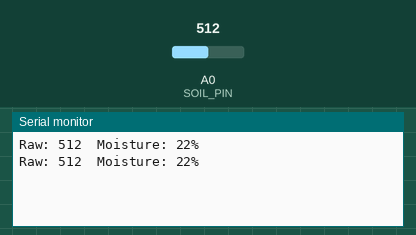
A sketch run on a simulated Arduino Uno, built with avr-gcc and run on an emulated ATmega328P. Shown: the last lines printed to the serial monitor. Inputs (shaded band) come from the test bench; at power-on: A0 (SOIL_PIN) = 512.

Above: at 1.8 s.
1.9 s: A0 (SOIL_PIN) set to 716
At 2.6 s:
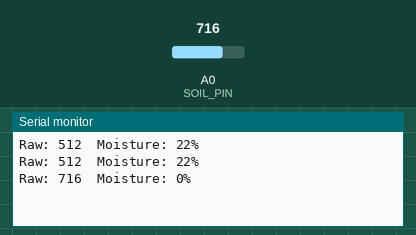
3.4 s: A0 (SOIL_PIN) set to 900
At 4.8 s:
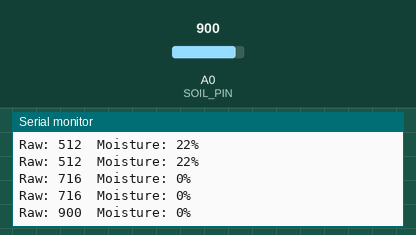
Timing chart, 0 to 6.4 s (numbered marks = the images above; inputs shaded):
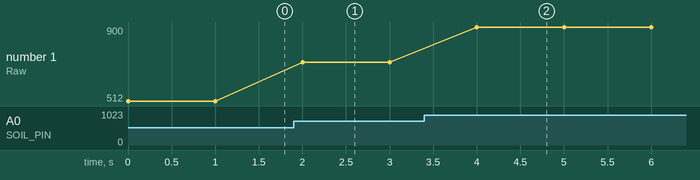

The sketch:

example.ino
```cpp
// Reads the sensor on analog A0, maps a calibrated raw ADC range to a 0–100% moisture value, and prints raw and percent readings to the Serial console every second.
//
// Buy this module: https://shillehtek.com/products/capacitive-soil-moisture-sensor-v1-2
// Full manual: https://shillehtek.com/blogs/shillehtek-product-manuals/capacitive-soil-moisture-sensor-v1-2-manual
// More examples: https://github.com/shillehbean/shillehtek-examples
//

// Capacitive Soil Moisture Sensor V1.2 - Arduino
// AOUT -> A0, VCC -> 5V, GND -> GND

const int SOIL_PIN = A0;

// Calibrate these for your sensor + soil:
const int DRY_VALUE = 590;  // raw ADC reading in dry air
const int WET_VALUE = 250;  // raw ADC reading fully submerged

void setup() {
  Serial.begin(9600);
}

void loop() {
  int raw = analogRead(SOIL_PIN);

  // Constrain and map to 0-100% (higher = wetter)
  int clamped = constrain(raw, WET_VALUE, DRY_VALUE);
  int percent = map(clamped, DRY_VALUE, WET_VALUE, 0, 100);

  Serial.print("Raw: ");
  Serial.print(raw);
  Serial.print("  Moisture: ");
  Serial.print(percent);
  Serial.println("%");

  delay(1000);
}
```

Measured:
- after the input at 1.9 s, the serial monitor: prints a new line after 0.10 s (image 1)
- after the input at 3.4 s, the serial monitor: prints a new line after 0.60 s (image 2)
- plotted number 1: 512 → 716 after the input at 1.9 s, 716 → 900 after the input at 3.4 s
